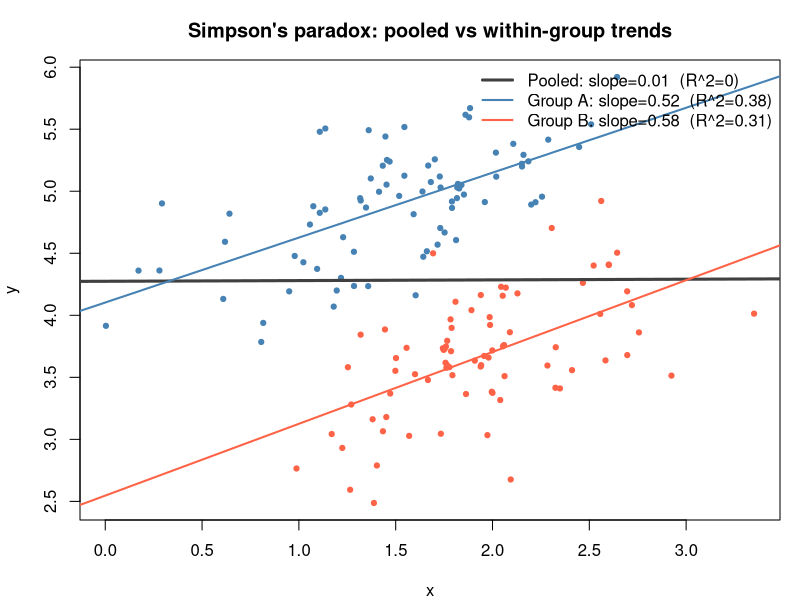

R code for this plot:
# Simpson's paradox (base R, one plot)
set.seed(42)

# Two groups with different intercepts, same positive slope
n  <- 80
xA <- rnorm(n, mean = 1.5, sd = 0.5)
xB <- rnorm(n, mean = 2.0, sd = 0.5)

yA <- 4  + 0.6*xA + rnorm(n, sd = 0.4)   # higher intercept
yB <- 2.5 + 0.6*xB + rnorm(n, sd = 0.4)   # lower intercept

x <- c(xA, xB)
y <- c(yA, yB)
g <- factor(rep(c("A","B"), each = n))

# Fits
m_all <- lm(y ~ x)
m_A   <- lm(y ~ x, subset = g == "A")
m_B   <- lm(y ~ x, subset = g == "B")

# Plot
par(mar = c(4,4,3,1))
cols <- c("steelblue","tomato")
plot(x, y, pch = 19, cex = 0.7, col = cols[as.integer(g)],
     xlab = "x", ylab = "y",
     main = "Simpson's paradox: pooled vs within-group trends")

abline(m_all, lwd = 3, col = "gray25")      # pooled (flat or reversed)
abline(m_A,   lwd = 2, col = cols[1])       # group A (positive)
abline(m_B,   lwd = 2, col = cols[2])       # group B (positive)

legend("topright", bty = "n",
       legend = c(
         paste0("Pooled: slope=", round(coef(m_all)[2], 2),
                "  (R^2=", round(summary(m_all)$r.squared, 2), ")"),
         paste0("Group A: slope=", round(coef(m_A)[2], 2),
                "  (R^2=", round(summary(m_A)$r.squared, 2), ")"),
         paste0("Group B: slope=", round(coef(m_B)[2], 2),
                "  (R^2=", round(summary(m_B)$r.squared, 2), ")")
       ),
       lwd = c(3,2,2), col = c("gray25", cols))


